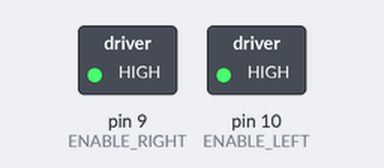
Bench run of a sketch on a simulated Arduino Nano, built with avr-gcc and run on an emulated ATmega328P. On the bench: switched loads named in the sketch (green lamp = pin HIGH).

Above: at 0.05 s.
At 10.2 s:
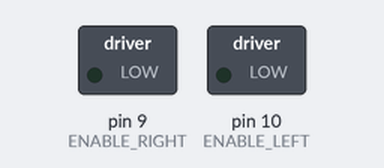
Timing chart, 0 to 16.7 s (numbered marks = the images above):
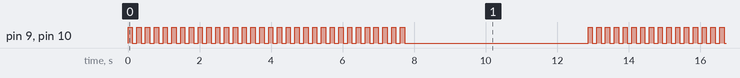

Measured:
- by itself, pin 9 (ENABLE_RIGHT), pin 10 (ENABLE_LEFT): moves between LOW and HIGH, repeating every 12.9 s
- by itself, everything shown: repeats every 12.9 s, in 64 steps

The sketch:

EXPERIMENTAL_Sound_Appregio.ino
```cpp
#include "freiBot.h"
// http://fonte.me/arduino/#Arpeggio

/*
 Arpeggio

 Plays arpeggios of chosen chords

 Requires an 8-ohm speaker on digital pin 8

//Copyright (c) 2012 Jeremy Fonte
//This code is released under the MIT license
//http://opensource.org/licenses/MIT

// code addapted to freiBot: stochri 2015

 */
 #include "pitches.h"

void playArp(int notes[]);

// available chord to arpeggiate
//C major
int c[] = {
  NOTE_C4, NOTE_E4,NOTE_G4, NOTE_C5, NOTE_E5};

//D minor
int d[] = {
  NOTE_D4, NOTE_F4,NOTE_A4, NOTE_D5, NOTE_F5};

//E minor
int e[] = {
  NOTE_E4, NOTE_G4,NOTE_B4, NOTE_E5, NOTE_G5};

//F major
int f[] = {
  NOTE_F4, NOTE_A4,NOTE_C5, NOTE_F5, NOTE_A5};

//G major
int g[] = {
  NOTE_G4, NOTE_B4,NOTE_D5, NOTE_G5, NOTE_B5};

//A minor
int a[] = {
  NOTE_A4, NOTE_C5,NOTE_E5, NOTE_A5, NOTE_C6};

//B diminished
int b[] = {
  NOTE_B4, NOTE_D5,NOTE_F5, NOTE_B5, NOTE_D6};

void setup() {
}

void loop() {
  //list any chord sequence here by calling playArp(chord)
  //Only plays chords in the key of C Major/A Minor
  //for example, C Major is playArp(c) and A Minor is playArp(a)
  playArp(c);
  playArp(b);
  playArp(a);
  playArp(g);
  delay(5000);
}

void playArp(int notes[]) {
   // iterate over the notes of the melody:
  for (int thisNote = 0; thisNote <= 3; thisNote++) {

    //tone(8, notes[thisNote],125);
        motorTone( notes[thisNote],125);

    // to distinguish the notes, set a minimum time between them.
    // the note's duration + 30% seems to work well:
    int pauseBetweenNotes = 125;
    delay(pauseBetweenNotes);
    // stop the tone playing:
    //noTone(8);
  }
  for(int thisNote = 4; thisNote >= 1; thisNote--) {

    //tone(8, notes[thisNote],125);
    motorTone( notes[thisNote],125);
    // to distinguish the notes, set a minimum time between them.
    // the note's duration + 30% seems to work well:
    int pauseBetweenNotes = 125;
    delay(pauseBetweenNotes);

  }
}
```

asuro.cpp
```cpp
/*
*
* Compatiblity library for the "freiBot"
* Functions like the ASURO LIB
*
* http://sourceforge.net/projects/asuro/
*
*/
#include "asuro.h"

extern "C"
{
	void Msleep(uint32_t time_ms)
	{
	  delay(time_ms);
	}

	void Sleep(uint32_t time_us)
	{
	  delayMicroseconds(time_us);
	}

	void MotorSpeed(uint8_t left, uint8_t right)
	{
	  analogWrite(ENABLE_RIGHT, right);
	  analogWrite(ENABLE_LEFT, left);
	}

	void MotorDir(uint8_t left, uint8_t right)
	{
	  //*************** left motor *****************
	  if (left == FWD)
	  {
	    digitalWrite(MOTOR_LEFT1, LOW);
	    digitalWrite(MOTOR_LEFT2, HIGH);
	  }
	  if (left == RWD)
	  {
	    digitalWrite(MOTOR_LEFT1, HIGH);
	    digitalWrite(MOTOR_LEFT2, LOW);
	  }
	  if (left == BREAK)
	  {
	    digitalWrite(MOTOR_LEFT1, LOW);
	    digitalWrite(MOTOR_LEFT2, LOW);
	    MotorSpeed(255, 255);
	  }
	  if (left == FREE)
	  {
    	    analogWrite(ENABLE_LEFT, 0);
    	    digitalWrite(MOTOR_LEFT1, LOW);
	    digitalWrite(MOTOR_LEFT2, LOW);
	  }
	  //********** right motor ********************
	  if (right == FWD)
	  {
	    digitalWrite(MOTOR_RIGHT1, LOW);
	    digitalWrite(MOTOR_RIGHT2, HIGH);
	  }
	  if (right == RWD)
	  {
	    digitalWrite(MOTOR_RIGHT1, HIGH);
	    digitalWrite(MOTOR_RIGHT2, LOW);
	  }
	  if (right == BREAK)
	  {
	    digitalWrite(MOTOR_RIGHT1, LOW);
	    digitalWrite(MOTOR_RIGHT2, LOW);
	    MotorSpeed(255, 255);
	  }
	  if (right == FREE)
	  {
	    analogWrite(ENABLE_RIGHT, 0);
	    digitalWrite(MOTOR_RIGHT1, LOW);
	    digitalWrite(MOTOR_RIGHT2, LOW);
	  }

	}

	/*!
	 *  moves the robot forward/backward  OR  turns the robot
	 *        You can use the old function-names Go() and Turn()
	 *
	 * \param distance travalling distance in cm. positive = forward, negative = backward
	 *
	 * \param degree degrees to turn. positive = turn right, negative = turn left. range: -360..360
	 * \param speed motor speed. range: 0..255
	 *
	 */
	// void GoTurn(int distance, int degree, int speed);

	// tbd: rework
	// preliminary functions:
	// there is no encoder evailable on this robot
	// therefore the distance is even a coarse estimation
	#define DISTANCE_FACTOR 32
	#define TURN_FAKTOR 33

	void Go(int16_t distance, uint8_t speed)
	{
	  if(distance>0)  MotorDir(FWD, FWD);
	  else            MotorDir(RWD, RWD);
	  MotorSpeed(speed,speed);
	  delay((int32_t)abs(distance)*DISTANCE_FACTOR);
	  MotorDir(BREAK,BREAK); // rotate if there is no signal
	  delay(200);
	}

	void Turn(int16_t degree, uint8_t speed)
	{
	  if(degree>0)  MotorDir(FWD, RWD);
	  else          MotorDir(RWD, FWD);
	  MotorSpeed(speed,speed);
	  delay((int32_t)abs(degree)*TURN_FAKTOR/10);
	  MotorDir(BREAK,BREAK);
	  delay(200);
	}
}
/*******************************************************************************
*   -c--date---version--nickname--------email---------------------------------
*
*   (c) 2015   V0.1     stochri         christoph(at)roboterclub-freiburg.de
*   (c) ..     V0.2     ...... ........ ( your name ) ........................
*
*******************************************************************************
*   This program is free software; you can redistribute it and/or modify      *
*   it under the terms of the GNU General Public License as published by      *
*   the Free Software Foundation version 2 of the License,                    *
*   If you want to use this software for commercial purposes and you          *
*   don't want to make it open source, please contact the authors for         *
*   licensing.                                                                *
*                                                                             *
*   IF YOU EXTEND THE PROGRAM PLEASE MAINTAIN THE LIST OF AUTHORS             *
*   ( which means adding copyright in the list above )                        *
*                                                                             *
*******************************************************************************/
```

asuro.h
```cpp
#include "Arduino.h"
#include "sound_extended.h"
#include "stdint.h"
#include "pin_defintions.h"

/************************************************************************************

	driver definitions

        Functions for compatibility to the ASURO robot

************************************************************************************/
// ASRURO Motor states
#define FREE    0                    // motor free runing
#define BREAK   1                    // break motor
#define FWD     2                    // motor forward
#define RWD     3                    // motor backward

#define LEFT	1
#define RIGHT   2

//#define Sleep(x) delayMicroseconds(x)

#ifdef __cplusplus
extern "C"
{
#endif
  void Msleep(uint32_t time_ms);
  void Sleep(uint32_t time_us);
  void MotorSpeed(uint8_t left, uint8_t right);
  void MotorDir(uint8_t left, uint8_t right);
  void Go   ( int16_t distance, uint8_t speed );
  void Turn ( int16_t degree  , uint8_t speed );
#ifdef __cplusplus
}
#endif


/*******************************************************************************
*   -c--date---version--nickname--------email---------------------------------
*
*   (c) 2015   V0.1     stochri         christoph(at)roboterclub-freiburg.de
*   (c) ..     V0.2     ...... ........ ( your name ) ........................
*
*******************************************************************************
*   This program is free software; you can redistribute it and/or modify      *
*   it under the terms of the GNU General Public License as published by      *
*   the Free Software Foundation version 2 of the License,                    *
*   If you want to use this software for commercial purposes and you          *
*   don't want to make it open source, please contact the authors for         *
*   licensing.                                                                *
*                                                                             *
*   IF YOU EXTEND THE PROGRAM PLEASE MAINTAIN THE LIST OF AUTHORS             *
*   ( which means adding copyright in the list above )                        *
*                                                                             *
*******************************************************************************/
```

freiBot.cpp
```cpp
#include "asuro.h"

void initRobotHardware()
{
  pinMode(IR_SENSOR, INPUT);

  pinMode(BUTTONPIN, INPUT_PULLUP);
  pinMode(WHISKERPIN, INPUT_PULLUP);

  pinMode(LEDPIN, OUTPUT);
  pinMode(EYE_LED_LEFT, OUTPUT);
  pinMode(EYE_LED_RIGHT, OUTPUT);

  pinMode(ENABLE_RIGHT, OUTPUT);
  pinMode(MOTOR_RIGHT1, OUTPUT);
  pinMode(MOTOR_RIGHT2, OUTPUT);

  pinMode(ENABLE_LEFT, OUTPUT);
  pinMode(MOTOR_LEFT1, OUTPUT);
  pinMode(MOTOR_LEFT2, OUTPUT);

}

#define EYESAMPLINGTIME_MS 20

uint16_t get_eyeValue(uint8_t side)
{
  uint16_t eye;
  uint32_t value = 0;
  uint32_t stopTime;
  uint32_t count = 0;

  stopTime = millis() + EYESAMPLINGTIME_MS;

  if (side == LEFT) eye = EYE_LED_LEFT;
  else              eye = EYE_LED_RIGHT;

  pinMode(EYE_LED_LEFT, OUTPUT);
  pinMode(EYE_LED_RIGHT, OUTPUT);
  digitalWrite(EYE_LED_LEFT, 0); // discharge
  digitalWrite(EYE_LED_RIGHT, 0); // discharge

  pinMode(eye, INPUT);

  while (millis() < stopTime)
  {
    value = value + analogRead(eye);
    count++;
  }

  value = value / count;

  return value;
}

#define LIGHTJUMPTRIGGERLEVEL 20
// wait for a sudden increasing light and exit
// or exit after timeout
uint8_t isLightJump(uint32_t timeOut_ms)
{
  int16_t oldValue = 0x7FFF;
  int16_t value;
  int16_t left;
  int16_t right;
  uint8_t trueIfLightJump = false;
  uint32_t stopTime;

  stopTime = millis() + timeOut_ms;
  while (millis() < stopTime)
  {
    left  = get_eyeValue(LEFT);
    right = get_eyeValue(RIGHT);
    value = left + right;
    if (value - oldValue > LIGHTJUMPTRIGGERLEVEL)
    {
      trueIfLightJump = true;
      break;
    }
    oldValue = value;
  }
  return trueIfLightJump;
}

void setLed(uint8_t led, uint8_t value)
{
  if (led == EYE_LED_LEFT)
  {
    pinMode(EYE_LED_LEFT, OUTPUT);
    digitalWrite(EYE_LED_LEFT, value);
  }
  if (led == EYE_LED_RIGHT)
  {
    pinMode(EYE_LED_RIGHT, OUTPUT);
    digitalWrite(EYE_LED_RIGHT, value);
  }
}

uint8_t isIrSignal()
{
  return !digitalRead(IR_SENSOR);
}

void waitForIrSignal()
{
  while (!isIrSignal());
}

uint8_t whiskerTouched()
{
  static uint8_t oldState = 0;
  uint8_t state;
  uint8_t result = 0;

  state = !digitalRead(WHISKERPIN);

  if ((state != 0) && (oldState == 0)) result = 1;

  oldState = state;

  return result;
}


/*******************************************************************************
*   -c--date---version--nickname--------email---------------------------------
*
*   (c) 2015   V0.1     stochri         christoph(at)roboterclub-freiburg.de
*
*******************************************************************************
*   This program is free software; you can redistribute it and/or modify      *
*   it under the terms of the GNU General Public License as published by      *
*   the Free Software Foundation version 2 of the License,                    *
*   If you want to use this software for commercial purposes and you          *
*   don't want to make it open source, please contact the authors for         *
*   licensing.                                                                *
*                                                                             *
*   IF YOU EXTEND THE PROGRAM PLEASE MAINTAIN THE LIST OF AUTHORS             *
*   ( which means adding copyright in the list above )                        *
*                                                                             *
*******************************************************************************/
```

freiBot.h
```cpp
  #include "asuro.h"
  //#include "sound.h"

  void initRobotHardware(void);
  uint16_t get_eyeValue(uint8_t side);
  uint8_t isLightJump(uint32_t timeOut_ms);
  void setLed(uint8_t led, uint8_t value);
  uint8_t isIrSignal(void);
  void waitForIrSignal(void);
  uint8_t whiskerTouched(void);
    void Sound ( uint16_t freq,  uint16_t duration_msec,  uint8_t  amplitude);

  void motrChirp(uint16_t startFreq_HZ, uint16_t stopFreq_HZ,uint16_t duration_ms);
  void ringSound(void);
  void chirp(void);
  void beep(void);

/*******************************************************************************
*   -c--date---version--nickname--------email---------------------------------
*
*   (c) 2015   V0.1     stochri         christoph(at)roboterclub-freiburg.de
*   (c) ..     V0.2     ...... ........ ( your name ) ........................
*
*******************************************************************************
*   This program is free software; you can redistribute it and/or modify      *
*   it under the terms of the GNU General Public License as published by      *
*   the Free Software Foundation version 2 of the License,                    *
*   If you want to use this software for commercial purposes and you          *
*   don't want to make it open source, please contact the authors for         *
*   licensing.                                                                *
*                                                                             *
*   IF YOU EXTEND THE PROGRAM PLEASE MAINTAIN THE LIST OF AUTHORS             *
*   ( which means adding copyright in the list above )                        *
*                                                                             *
*******************************************************************************/
```

pin_defintions.h
```cpp
/*************************************************************************************

  GENUBOT

  robot hardware:

  microcontroller:     Arduino Nano
  motor driver:        L293D
  motors:              Pollin motors
  wheels:              inline skate ball bearings

  sensors:
  - button
  - 1 whisker
  - 2 LEDs ( used as light sensor )
  - MPU6050 3 axis accelerometer/gyrometer
  - IR sensor SFH5110

************************************************************************************/

// Arduino Nano pin out and schematic:
// https://www.arduino.cc/en/uploads/Main/ArduinoNanoManual23.pdf

// connecting the ARDUINO Nano and the MPU6050 accelerometer:
// http://shirotsuku.sakura.ne.jp/blog/?p=442
// ( interrupt pin is not connected at the moment to genubot )

// net list:
//===== robot pin name =  ARDUINO pin ===============================================================
#define MOTOR_RIGHT1     2 // dout, L293D pin10, motor driver right side, half bridge 1
#define MOTOR_RIGHT2     3 // dout, L293D pin15, motor driver right side, half bridge 2
#define IR_SENSOR        4  // din , SFH5110 sensor ( signal is active low )
#define NEOPIXEL_PIN     7  // dout, WS2812 RGB LED controll pin
#define ENABLE_RIGHT     9  // dout, L293D pin1, motor driver enable pin for right motor, OC1B used for motor PWM
#define ENABLE_LEFT      10 // dout, L293D pin9, motor driver enable pin for left moter, OC1A used for motor PWM
#define BUTTONPIN        11 // din,  button ( configure with pull up )
#define WHISKERPIN       12 // din,  whisker ( like a button configure with pull up )
#define LEDPIN           13 // dout, ARDUINO NANO LED

#define EYE_LED_LEFT     A0 // dout,ain, LED or LED as light sensor
#define EYE_LED_RIGHT    A1 // dout,ain, LED or LED as light sensor
#define MOTOR_LEFT2      A2  // dout, L293D pin2, motor driver left side half bridge 2
#define MOTOR_LEFT1      A3  // dout, L293D pin7, motor driver left side half bridge 1

// A2
// A3
#define I2C_SDA_PIN      A4 // I2C SDA, connected to MPU6050
#define I2C_SCL_PIN      A5 // I2C SCL, connected to MPU6050
// A6
// A7

// tbd:
// IR-LED digital out for distance sensor
// digital input for second whisker
// CNY70 line sensor digital out for LED
// CNY70 line sensor digital in for sensor

/*******************************************************************************
*   -c--date---version--nickname--------email---------------------------------
*
*   (c) 2015   V0.1     stochri         christoph(at)roboterclub-freiburg.de
*   (c) ..     V0.2     ...... ........ ( your name ) ........................
*
*******************************************************************************
*   This program is free software; you can redistribute it and/or modify      *
*   it under the terms of the GNU General Public License as published by      *
*   the Free Software Foundation version 2 of the License,                    *
*   If you want to use this software for commercial purposes and you          *
*   don't want to make it open source, please contact the authors for         *
*   licensing.                                                                *
*                                                                             *
*   IF YOU EXTEND THE PROGRAM PLEASE MAINTAIN THE LIST OF AUTHORS             *
*   ( which means adding copyright in the list above )                        *
*                                                                             *
*******************************************************************************/
```

sound.h
```cpp
#ifdef __cplusplus
extern "C"
{
#endif

#ifndef __SOUND__
  #define __SOUND__

  #include "stdint.h"

  void Sound ( uint16_t freq,  uint16_t duration_msec,  uint8_t  amplitude);
  void motorTone(uint16_t freq_HZ, uint16_t duration_ms);

  #define BEEP motorTone (1000, 100)

  #endif // __SOUND__

#ifdef __cplusplus
}
#endif
```

Source omitted: pitches.h (2094 bytes), sound.c (3998 bytes), sound_extended.c (2187 bytes), sound_extended.h (1623 bytes)
